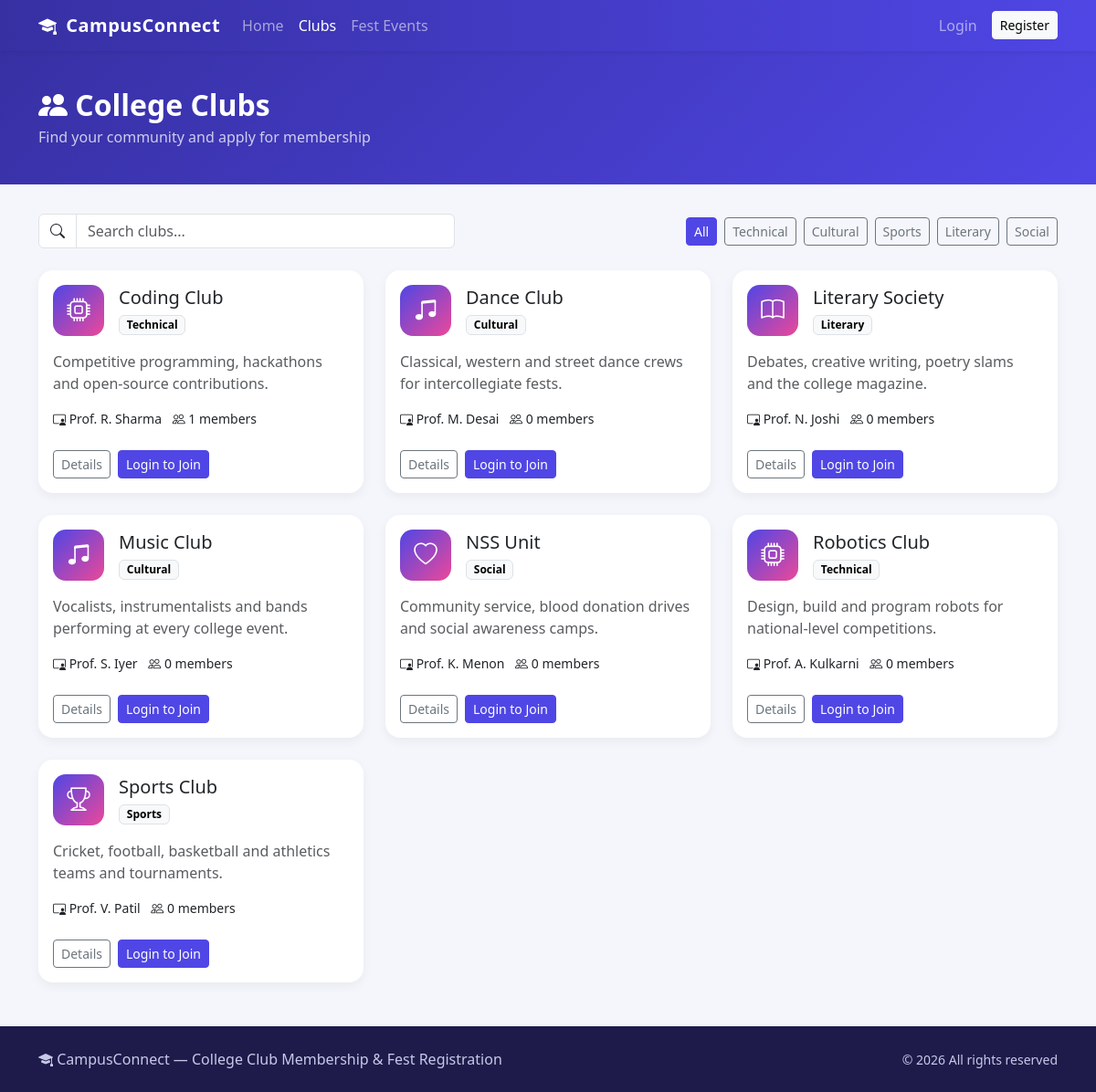
Page /clubs on the committed database.
### tables this page shows
CREATE TABLE clubs (
    id            INTEGER PRIMARY KEY AUTOINCREMENT,
    name          TEXT    NOT NULL UNIQUE,
    category      TEXT    NOT NULL,
    description   TEXT    NOT NULL,
    coordinator   TEXT,
    contact_email TEXT,
    created_at    TEXT    NOT NULL DEFAULT CURRENT_TIMESTAMP
);

### app.py (the view)
@app.route("/clubs")
def clubs():
    db = get_db()
    all_clubs = db.execute(
        """SELECT c.*,
                  (SELECT COUNT(*) FROM memberships m
                   WHERE m.club_id = c.id AND m.status = 'approved') AS member_count
           FROM clubs c ORDER BY c.name"""
    ).fetchall()
    my_status = {}
    if g.user:
        my_status = {
            r["club_id"]: r["status"]
            for r in db.execute("SELECT club_id, status FROM memberships WHERE user_id = ?", (g.user["id"],))
        }
    return render_template("clubs.html", clubs=all_clubs, my_status=my_status, categories=CATEGORIES)

### app.py (called while the page is built)
def get_db():
    if "db" not in g:
        g.db = sqlite3.connect(DATABASE)
        g.db.row_factory = sqlite3.Row
        g.db.execute("PRAGMA foreign_keys = ON")
    return g.db

@app.before_request
def load_user():
    user_id = session.get("user_id")
    g.user = None
    g.club = None
    if user_id is not None:
        db = get_db()
        g.user = db.execute("SELECT * FROM users WHERE id = ?", (user_id,)).fetchone()
        if g.user is not None and g.user["role"] == "club_admin":
            g.club = db.execute("SELECT * FROM clubs WHERE id = ?", (g.user["club_id"],)).fetchone()

def current_portal():
    user = g.get("user")
    return "club_admin" if user is not None and user["role"] == "club_admin" else "admin"

@app.context_processor
def inject_globals():
    return {
        "user": g.get("user"),
        "my_club": g.get("club"),
        "portal": current_portal(),
        "category_icons": CATEGORY_ICONS,
        "today": date.today().isoformat(),
    }

### templates/clubs.html (shortened to what this page needs)
{% extends "base.html" %}
{% from "_macros.html" import status_badge %}
{% block content %}
<div class="page-header">
    <div class="container">
        <h1 class="h2 fw-bold mb-1"><i class="bi bi-people-fill"></i> College Clubs</h1>
        <p class="mb-0 opacity-75">Find your community and apply for membership</p>
    </div>
</div>
<div class="container">
    <div class="row g-3 align-items-center mb-4">
        <div class="col-md-5">
            <div class="input-group">
                <span class="input-group-text bg-white"><i class="bi bi-search"></i></span>
                <input type="text" id="liveSearch" class="form-control" placeholder="Search clubs...">
            </div>
        </div>
        <div class="col-md-7 d-flex flex-wrap gap-2 justify-content-md-end">
            <button class="btn btn-sm btn-outline-secondary filter-btn active" data-filter="all">All</button>
            {% for cat in categories %}
            <button class="btn btn-sm btn-outline-secondary filter-btn" data-filter="{{ cat }}">{{ cat }}</button>
            {% endfor %}
        </div>
    </div>
    <div class="row g-4">
        {% for c in clubs %}
        <div class="col-md-6 col-lg-4 searchable-item" data-search="{{ c.name }} {{ c.description }} {{ c.coordinator }}" data-category="{{ c.category }}">
            <div class="card hover-card h-100">
                <div class="card-body">
                    <div class="d-flex gap-3 align-items-center mb-3">
                        <span class="club-icon flex-shrink-0"><i class="bi bi-{{ category_icons.get(c.category, 'star') }}"></i></span>
                        <div>
                            <h5 class="mb-1">{{ c.name }}</h5>
                            <span class="badge text-bg-light border">{{ c.category }}</span>
                        </div>
                    </div>
                    <p class="text-muted">{{ c.description }}</p>
                    <p class="small mb-0"><i class="bi bi-person-video3"></i> {{ c.coordinator or 'TBA' }}
                        <span class="ms-2"><i class="bi bi-people"></i> {{ c.member_count }} members</span></p>
                </div>
                <div class="card-footer bg-transparent border-0 pb-3 d-flex gap-2 align-items-center">
                    <a href="{{ url_for('club_detail', club_id=c.id) }}" class="btn btn-outline-secondary btn-sm">Details</a>
                    {% if user and user.role == 'student' %}
                        {% set st = my_status.get(c.id) %}
                        {% if st in ['pending', 'approved'] %}
                            {{ status_badge(st) }}
                        {% else %}
                            <form method="post" action="{{ url_for('join_club', club_id=c.id) }}">
                                <button class="btn btn-brand btn-sm"><i class="bi bi-plus-circle"></i> {{ 'Re-apply' if st == 'rejected' else 'Join Club' }}</button>
                            </form>
                        {% endif %}
                    {% elif not user %}
                        <a href="{{ url_for('login', next=url_for('clubs')) }}" class="btn btn-brand btn-sm">Login to Join</a>
                    {% endif %}
                </div>
            </div>
        </div>
        {% endfor %}
    </div>
</div>
{% endblock %}

### static/css/style.css (style rules this page uses)
:root { --brand: #4f46e5; --brand-dark: #3730a3; --accent: #ec4899; }
body { background: #f5f6fb; font-family: "Segoe UI", system-ui, -apple-system, sans-serif; }
.btn-brand { background: var(--brand); border-color: var(--brand); color: #fff; }
.page-header { background: linear-gradient(135deg, var(--brand-dark), var(--brand)); color: #fff; padding: 2.5rem 0; margin-bottom: 2rem; }
.hover-card { border: 0; border-radius: 1rem; transition: transform .2s ease, box-shadow .2s ease; box-shadow: 0 4px 12px rgba(0, 0, 0, .05); }
.club-icon { width: 56px; height: 56px; border-radius: 14px; display: inline-flex; align-items: center; justify-content: center; font-size: 1.6rem; color: #fff; background: linear-gradient(135deg, var(--brand), var(--accent)); }
.filter-btn.active { background: var(--brand); border-color: var(--brand); color: #fff; }

### rows in the picture
clubs: name "Coding Club", category "Technical", description "Competitive programming, hackathons and open-source contributions.", coordinator "Prof. R. Sharma", member_count "1"
clubs: name "Dance Club", category "Cultural", description "Classical, western and street dance crews for intercollegiate fests.", coordinator "Prof. M. Desai", member_count "0"
clubs: name "Literary Society", category "Literary", description "Debates, creative writing, poetry slams and the college magazine.", coordinator "Prof. N. Joshi", member_count "0"
clubs: name "Music Club", category "Cultural", description "Vocalists, instrumentalists and bands performing at every college event.", coordinator "Prof. S. Iyer", member_count "0"
clubs: name "NSS Unit", category "Social", description "Community service, blood donation drives and social awareness camps.", coordinator "Prof. K. Menon", member_count "0"
clubs: name "Robotics Club", category "Technical", description "Design, build and program robots for national-level competitions.", coordinator "Prof. A. Kulkarni", member_count "0"
clubs: name "Sports Club", category "Sports", description "Cricket, football, basketball and athletics teams and tournaments.", coordinator "Prof. V. Patil", member_count "0"

### other values in the picture
{{ cat }} "Technical" "Cultural" "Sports" "Literary" "Social"
